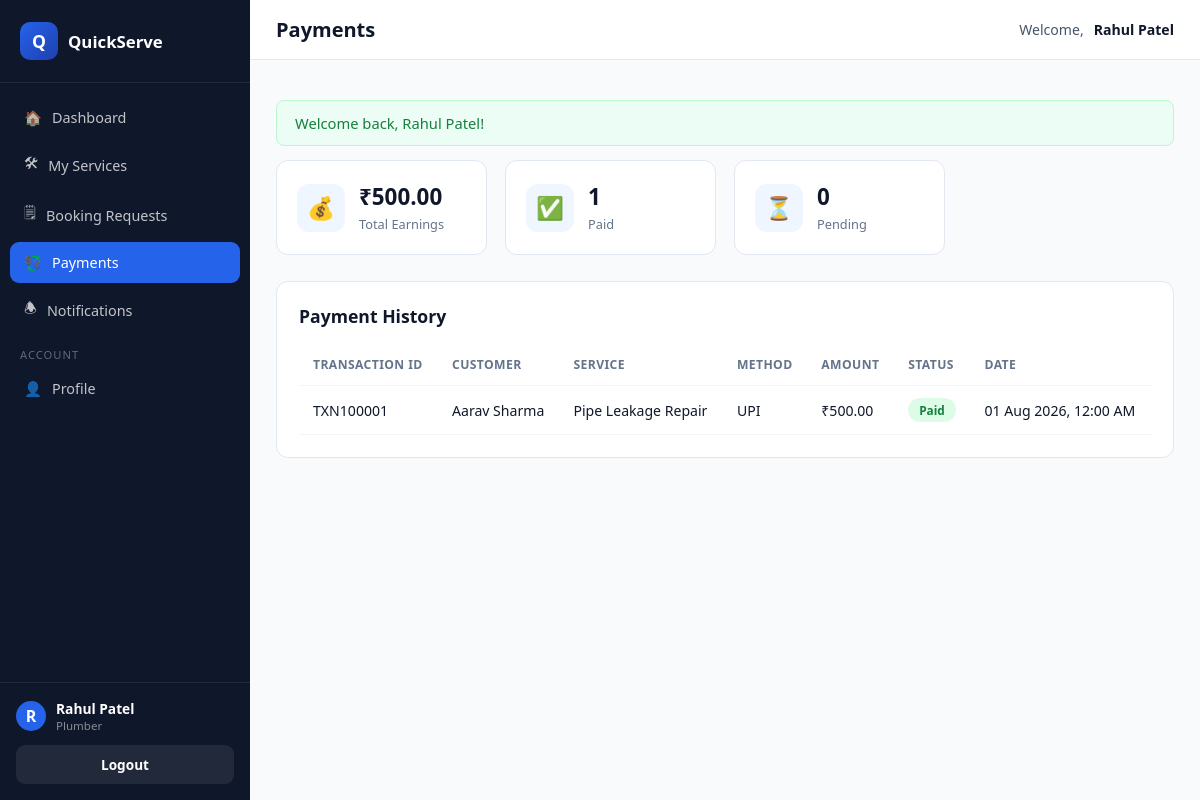
The app's page /provider/payments.php (signed in) with its own data.
### tables this page shows
CREATE TABLE `payments` (
  `id` int(11) NOT NULL,
  `booking_id` int(11) DEFAULT NULL,
  `customer_id` int(11) DEFAULT NULL,
  `payment_method` varchar(30) DEFAULT NULL,
  `transaction_id` varchar(100) DEFAULT NULL,
  `amount` decimal(10,2) DEFAULT NULL,
  `payment_status` varchar(30) DEFAULT NULL,
  `payment_date` datetime DEFAULT NULL,
  `created_at` datetime DEFAULT NULL,
  `updated_at` datetime DEFAULT NULL
);

CREATE TABLE `customers` (
  `id` int(11) NOT NULL,
  `full_name` varchar(100) NOT NULL,
  `email` varchar(150) NOT NULL,
  `password` varchar(255) NOT NULL,
  `phone` varchar(15) DEFAULT NULL,
  `address` varchar(255) DEFAULT NULL,
  `profile_image` varchar(255) DEFAULT NULL,
  `status` tinyint(1) DEFAULT 1,
  `created_at` datetime DEFAULT NULL,
  `updated_at` datetime DEFAULT NULL
);

CREATE TABLE `services` (
  `id` int(11) NOT NULL,
  `provider_id` int(11) DEFAULT NULL,
  `category_id` int(11) DEFAULT NULL,
  `service_name` varchar(150) NOT NULL,
  `description` text DEFAULT NULL,
  `price` decimal(10,2) DEFAULT NULL,
  `duration` varchar(50) DEFAULT NULL,
  `service_image` varchar(255) DEFAULT NULL,
  `is_available` tinyint(1) DEFAULT 1,
  `created_at` datetime DEFAULT NULL,
  `updated_at` datetime DEFAULT NULL
);

### provider/payments.php (the view, shortened to what this page needs)
<?php
require_once __DIR__ . '/../includes/functions.php';
$providerId = $_SESSION['provider_id'];
$stmt = $pdo->prepare(
    "SELECT pay.*, s.service_name, cu.full_name AS customer_name
     FROM payments pay
     LEFT JOIN bookings b ON b.id = pay.booking_id
     LEFT JOIN services s ON s.id = b.service_id
     LEFT JOIN customers cu ON cu.id = pay.customer_id
     WHERE b.provider_id = ?
     ORDER BY pay.created_at DESC"
);
$stmt->execute([$providerId]);
$payments = $stmt->fetchAll();
$total = 0; $paidCount = 0; $pendingCount = 0;
foreach ($payments as $p) {
    if ($p['payment_status'] === 'Paid') { $total += (float) $p['amount']; $paidCount++; }
    else { $pendingCount++; }
}
require __DIR__ . '/../includes/dash_shell_top.php';
?>
<div class="stat-grid">
  <div class="stat-card"><div class="stat-icon">💰</div><div><strong><?php echo money($total); ?></strong><span>Total Earnings</span></div></div>
  <div class="stat-card"><div class="stat-icon">✅</div><div><strong><?php echo $paidCount; ?></strong><span>Paid</span></div></div>
  <div class="stat-card"><div class="stat-icon">⏳</div><div><strong><?php echo $pendingCount; ?></strong><span>Pending</span></div></div>
</div>
<div class="card">
  <div class="card-header"><h2>Payment History</h2></div>
  <?php if (!$payments): ?>
    <div class="empty-state"><div>💳</div><p>No payments received yet.</p></div>
  <?php else: ?>
    <div class="table-wrap">
      <table class="data-table">
        <thead><tr><th>Transaction ID</th><th>Customer</th><th>Service</th><th>Method</th><th>Amount</th><th>Status</th><th>Date</th></tr></thead>
        <tbody>
          <?php foreach ($payments as $p): ?>
            <tr>
              <td><?php echo e($p['transaction_id']); ?></td>
              <td><?php echo e($p['customer_name']); ?></td>
              <td><?php echo e($p['service_name']); ?></td>
              <td><?php echo e($p['payment_method']); ?></td>
              <td><?php echo money($p['amount']); ?></td>
              <td><span class="badge badge-<?php echo strtolower($p['payment_status']) === 'paid' ? 'paid' : 'pending'; ?>"><?php echo e($p['payment_status']); ?></span></td>
              <td><?php echo fdatetime($p['payment_date'] ?: $p['created_at']); ?></td>
            </tr>
          <?php endforeach; ?>
        </tbody>
      </table>
    </div>
  <?php endif; ?>
</div>
<?php require __DIR__ . '/../includes/dash_shell_bottom.php'; ?>

### assets/css/style.css (style rules this page uses)
:root { --primary: #2563eb; --primary-dark: #1d4ed8; --primary-darker: #1e40af; --primary-light: #dbeafe; --primary-lighter: #eff6ff; --accent: #60a5fa; --success: #16a34a; --danger: #dc2626; --warning: #d97706; --slate-900: #0f172a; --slate-700: #334155; --slate-600: #475569; --slate-500: #64748b; --slate-400: #94a3b8; --slate-300: #cbd5e1; --slate-200: #e2e8f0; --slate-100: #f1f5f9; --slate-50: #f8fafc; --white: #ffffff; --radius: 12px; --radius-sm: 8px; --shadow: 0 4px 20px rgba(15, 23, 42, 0.08); --shadow-lg: 0 12px 36px rgba(15, 23, 42, 0.14); --font: 'Segoe UI', Roboto, Helvetica, Arial, sans-serif; }
* { box-sizing: border-box; }
html, body { margin: 0; padding: 0; font-family: var(--font); color: var(--slate-900); background: var(--slate-50); scroll-behavior: smooth; }
.stat-grid { display: grid; grid-template-columns: repeat(4, 1fr); gap: 18px; margin-bottom: 26px; }
.stat-card { background: #fff; border-radius: var(--radius); padding: 20px; border: 1px solid var(--slate-200); display: flex; align-items: center; gap: 14px; }
.stat-icon { width: 48px; height: 48px; border-radius: 12px; display: flex; align-items: center; justify-content: center; font-size: 1.4rem; background: var(--primary-lighter); color: var(--primary); flex-shrink: 0; }
.stat-card strong { display: block; font-size: 1.4rem; color: var(--slate-900); }
.stat-card span { font-size: 0.8rem; color: var(--slate-500); }
.card { background: #fff; border-radius: var(--radius); border: 1px solid var(--slate-200); padding: 22px; margin-bottom: 22px; }
.card-header { display: flex; align-items: center; justify-content: space-between; margin-bottom: 16px; }
.card-header h2 { font-size: 1.1rem; margin: 0; }
.table-wrap { overflow-x: auto; }
table.data-table { width: 100%; border-collapse: collapse; font-size: 0.88rem; }
table.data-table th, table.data-table td { padding: 12px 14px; text-align: left; border-bottom: 1px solid var(--slate-100); white-space: nowrap; }
table.data-table th { color: var(--slate-500); font-weight: 700; font-size: 0.76rem; text-transform: uppercase; letter-spacing: 0.4px; }
.badge { display: inline-block; padding: 4px 11px; border-radius: 999px; font-size: 0.74rem; font-weight: 700; text-transform: capitalize; }
.badge-paid { background: #dcfce7; color: #15803d; }

### records on screen
payments: transaction "TXN100001", customer.full_name "Aarav Sharma", services.service_name "Pipe Leakage Repair", payment_method "UPI", amount "₹500.00", payment_status "Paid", payment_date "01 Aug 2026, 12:00 AM"

### other values on screen
$item['icon'] "🏠"
$item['label'] "Dashboard"
$item['icon'] "🛠"
$item['label'] "My Services"
$item['icon'] "🗒"
$item['label'] "Booking Requests"
$item['icon'] "💱"
$item['label'] "Payments"
$item['icon'] "🕭"
$item['label'] "Notifications"
$item['divider'] "ACCOUNT"
$item['icon'] "👤"
$item['label'] "Profile"
substr($dashUserName, 0, 1) "R"
$dashUserName "Rahul Patel"
